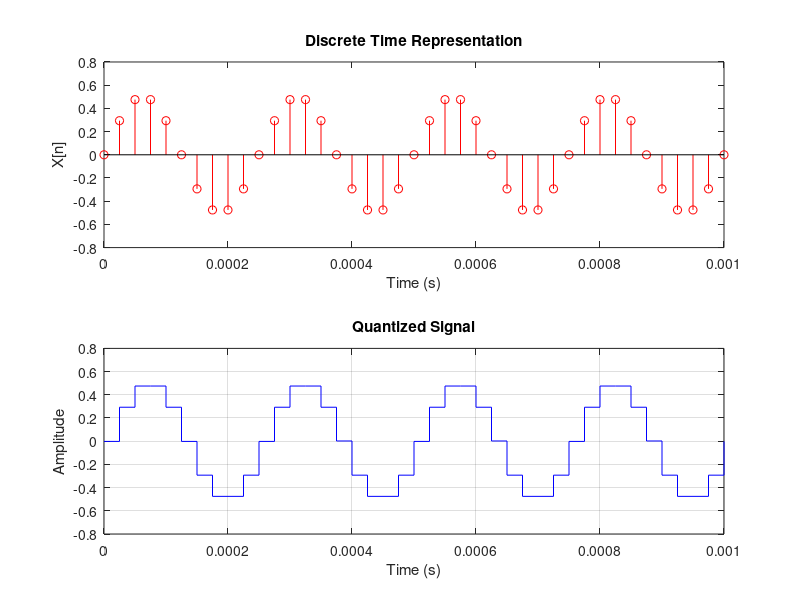

Write MATLAB code to recreate this figure.
% Parameters
fs = 40e3;        % Sampling frequency
fc = 4e3;         % Signal frequency
t = 0:1/fs:0.001; % Discrete time vector
x = 0.5 * sin(2 * pi * fc * t); % Discrete signal

% --------Quantization------------
n = 8; % Number of bits
L = (2^n) - 1; % Number of quantization levels
delta = (max(x) - min(x)) / L; % Step size for quantization
xq = min(x) + (round((x - min(x)) / delta)) * delta; % Quantized signal
% --------END------------%

% Plot original discrete signal
subplot(2, 1, 1);
stem(t, x, 'r');
title('Discrete Time Representation');
xlabel('Time (s)');
ylabel('X[n]');

% Plot quantized signal
subplot(2, 1, 2);
stairs(t, xq, 'b');
title('Quantized Signal');
xlabel('Time (s)');
ylabel('Amplitude');
grid on;
